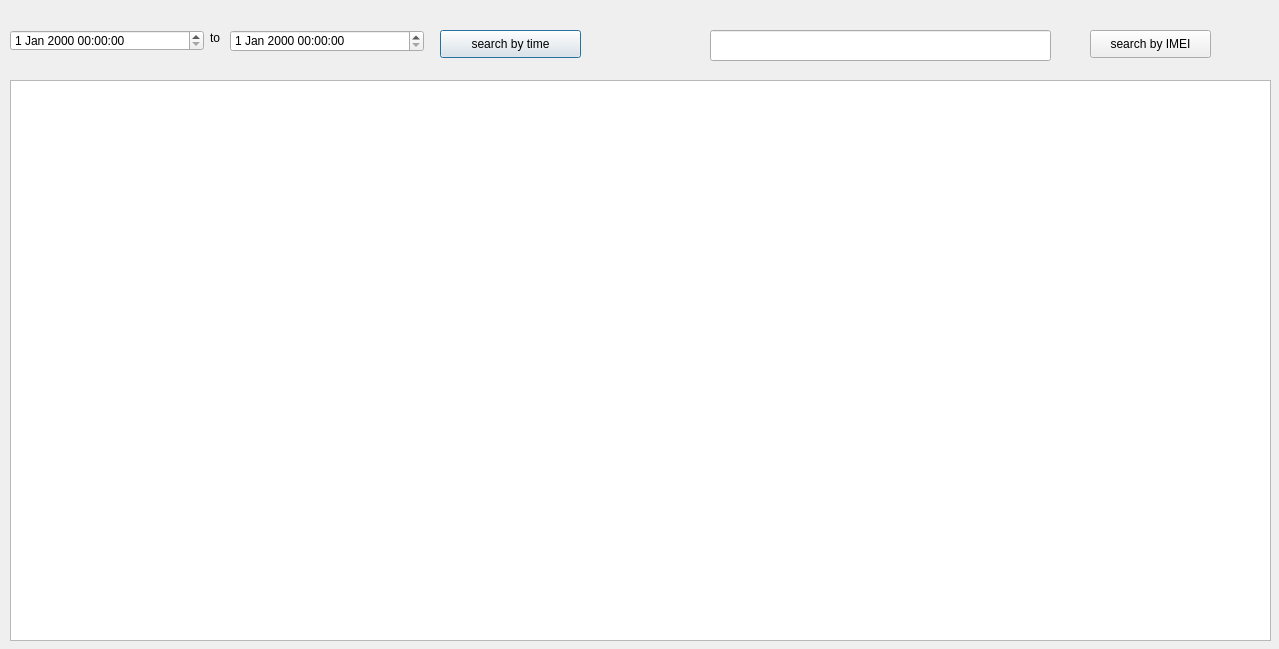
<?xml version="1.0" encoding="UTF-8"?>
<ui version="4.0">
 <class>people_search</class>
 <widget class="QDialog" name="people_search">
  <property name="geometry">
   <rect>
    <x>0</x>
    <y>0</y>
    <width>1279</width>
    <height>649</height>
   </rect>
  </property>
  <property name="windowTitle">
   <string>Dialog</string>
  </property>
  <property name="styleSheet">
   <string notr="true">
font: 11pt &quot;华光行书_CNKI&quot;;</string>
  </property>
  <widget class="QDateTimeEdit" name="dateTimeEdit">
   <property name="geometry">
    <rect>
     <x>10</x>
     <y>30</y>
     <width>194</width>
     <height>21</height>
    </rect>
   </property>
   <property name="styleSheet">
    <string notr="true">
font: 11pt &quot;华光行书_CNKI&quot;;</string>
   </property>
  </widget>
  <widget class="QDateTimeEdit" name="dateTimeEdit_2">
   <property name="geometry">
    <rect>
     <x>230</x>
     <y>30</y>
     <width>194</width>
     <height>22</height>
    </rect>
   </property>
   <property name="styleSheet">
    <string notr="true">
font: 11pt &quot;华光行书_CNKI&quot;;</string>
   </property>
  </widget>
  <widget class="QLabel" name="label">
   <property name="geometry">
    <rect>
     <x>210</x>
     <y>30</y>
     <width>21</width>
     <height>16</height>
    </rect>
   </property>
   <property name="styleSheet">
    <string notr="true">
font: 11pt &quot;华光行书_CNKI&quot;;</string>
   </property>
   <property name="text">
    <string>to</string>
   </property>
  </widget>
  <widget class="QPushButton" name="pushButton">
   <property name="geometry">
    <rect>
     <x>440</x>
     <y>30</y>
     <width>141</width>
     <height>28</height>
    </rect>
   </property>
   <property name="styleSheet">
    <string notr="true">
font: 11pt &quot;华光行书_CNKI&quot;;</string>
   </property>
   <property name="text">
    <string>search by time</string>
   </property>
  </widget>
  <widget class="QPushButton" name="pushButton_2">
   <property name="geometry">
    <rect>
     <x>1090</x>
     <y>30</y>
     <width>121</width>
     <height>28</height>
    </rect>
   </property>
   <property name="styleSheet">
    <string notr="true">
font: 11pt &quot;华光行书_CNKI&quot;;</string>
   </property>
   <property name="text">
    <string>search by IMEI</string>
   </property>
  </widget>
  <widget class="QTableView" name="tableView">
   <property name="geometry">
    <rect>
     <x>10</x>
     <y>80</y>
     <width>1261</width>
     <height>561</height>
    </rect>
   </property>
  </widget>
  <widget class="QLineEdit" name="lineEdit">
   <property name="geometry">
    <rect>
     <x>710</x>
     <y>30</y>
     <width>341</width>
     <height>31</height>
    </rect>
   </property>
  </widget>
 </widget>
 <resources/>
 <connections/>
</ui>
